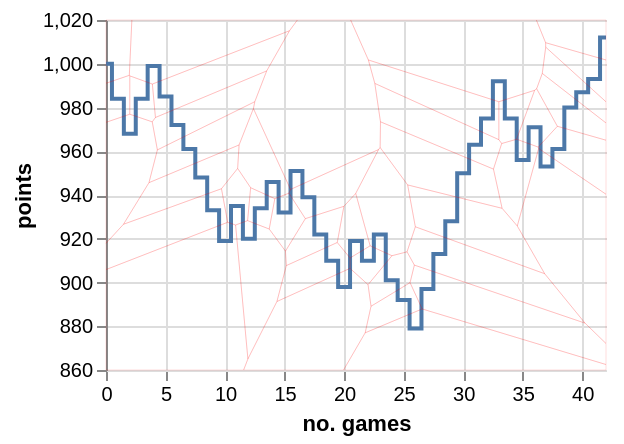

Write the Vega-Lite specification saved for this chart.
### Vega specification from a JSON file in a GitHub repository (floating-point values rounded to 4 significant figures)
{"$schema": "https://vega.github.io/schema/vega/v5.json", "axes": [{"grid": true, "orient": "bottom", "scale": "xscale", "title": "no. games"}, {"grid": true, "orient": "left", "scale": "yscale", "title": "points"}], "signals": [{"name": "hover", "value": null, "on": [{"events": "@points_voronoi:mouseover", "update": "datum"}, {"events": "@points_voronoi:mouseout", "update": "null"}]}], "data": [{"name": "table", "values": [{"ELO": 1000, "c": 1, "match": 0}, {"ELO": 984, "c": 1, "match": 1}, {"ELO": 968, "c": 1, "match": 2}, {"ELO": 984, "c": 1, "match": 3}, {"ELO": 999, "c": 1, "match": 4}, {"ELO": 985, "c": 1, "match": 5}, {"ELO": 972, "c": 1, "match": 6}, {"ELO": 961, "c": 1, "match": 7}, {"ELO": 948, "c": 1, "match": 8}, {"ELO": 933, "c": 1, "match": 9}, {"ELO": 919, "c": 1, "match": 10}, {"ELO": 935, "c": 1, "match": 11}, {"ELO": 920, "c": 1, "match": 12}, {"ELO": 934, "c": 1, "match": 13}, {"ELO": 946, "c": 1, "match": 14}, {"ELO": 932, "c": 1, "match": 15}, {"ELO": 951, "c": 1, "match": 16}, {"ELO": 939, "c": 1, "match": 17}, {"ELO": 922, "c": 1, "match": 18}, {"ELO": 910, "c": 1, "match": 19}, {"ELO": 898, "c": 1, "match": 20}, {"ELO": 919, "c": 1, "match": 21}, {"ELO": 910, "c": 1, "match": 22}, {"ELO": 922, "c": 1, "match": 23}, {"ELO": 901, "c": 1, "match": 24}, {"ELO": 892, "c": 1, "match": 25}, {"ELO": 879, "c": 1, "match": 26}, {"ELO": 897, "c": 1, "match": 27}, {"ELO": 913, "c": 1, "match": 28}, {"ELO": 928, "c": 1, "match": 29}, {"ELO": 950, "c": 1, "match": 30}, {"ELO": 963, "c": 1, "match": 31}, {"ELO": 975, "c": 1, "match": 32}, {"ELO": 992, "c": 1, "match": 33}, {"ELO": 975, "c": 1, "match": 34}, {"ELO": 956, "c": 1, "match": 35}, {"ELO": 971, "c": 1, "match": 36}, {"ELO": 953, "c": 1, "match": 37}, {"ELO": 961, "c": 1, "match": 38}, {"ELO": 980, "c": 1, "match": 39}, {"ELO": 987, "c": 1, "match": 40}, {"ELO": 993, "c": 1, "match": 41}, {"ELO": 1012, "c": 1, "match": 42}]}, {"name": "highlightedPoint", "source": "table", "transform": [{"type": "filter", "expr": "hover && hover.datum.match === datum.match && hover.datum.ELO === datum.ELO"}]}], "height": 175, "marks": [{"from": {"facet": {"data": "table", "groupby": "c", "name": "series"}}, "marks": [{"encode": {"update": {"stroke": {"field": "c", "scale": "color"}, "strokeWidth": {"value": 2}, "x": {"field": "match", "scale": "xscale"}, "y": {"field": "ELO", "scale": "yscale"}, "fillOpacity": {"value": 1}, "interpolate": {"value": "step"}}}, "from": {"data": "series"}, "type": "line"}, {"name": "points_on_line", "from": {"data": "series"}, "type": "symbol", "encode": {"update": {"fill": {"value": "transparent"}, "size": {"value": 10}, "stroke": {"value": "transparent"}, "strokeWidth": {"value": 0.5}, "x": {"field": "match", "scale": "xscale"}, "y": {"field": "ELO", "scale": "yscale"}}}}, {"name": "points_voronoi", "type": "path", "from": {"data": "points_on_line"}, "encode": {"update": {"fill": {"value": "transparent"}, "strokeWidth": {"value": 0.35}, "stroke": {"value": "red"}, "strokeOpacity": {"value": 0.2}, "isVoronoi": {"value": true}, "tooltip": {"signal": "datum"}}}, "transform": [{"type": "voronoi", "x": "datum.x", "y": "datum.y", "size": [{"signal": "width"}, {"signal": "height"}]}]}, {"from": {"data": "highlightedPoint"}, "type": "symbol", "interactive": false, "encode": {"update": {"x": {"scale": "xscale", "field": "match"}, "y": {"scale": "yscale", "field": "ELO"}, "stroke": {"value": "green"}, "strokeWidth": {"value": 4}, "fill": {"value": "white"}, "size": {"value": 150}, "strokeOpacity": {"value": 0.3}}}}], "type": "group"}], "padding": 5, "scales": [{"domain": {"data": "table", "field": "match"}, "name": "xscale", "range": "width", "type": "linear"}, {"domain": {"data": "table", "field": "ELO"}, "name": "yscale", "nice": true, "range": "height", "type": "linear", "zero": false}, {"domain": {"data": "table", "field": "c"}, "name": "color", "range": "category", "type": "ordinal"}], "width": 250}
